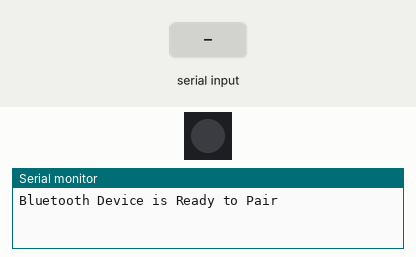
Simulated run of this sketch. Board: ESP32. Parts: 1 RGB LEDs in strip order, left to right, the last lines printed to the serial monitor. The test bench sets the inputs (shaded band). Dim RGB values are drawn brighter than linear.

Above: at 1.2 s.
1.3 s: "1" received over the second serial link
At 2.5 s:
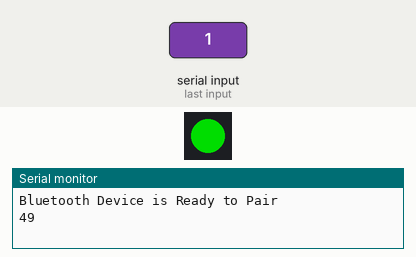
2.8 s: "2" received over the second serial link
At 3.6 s:
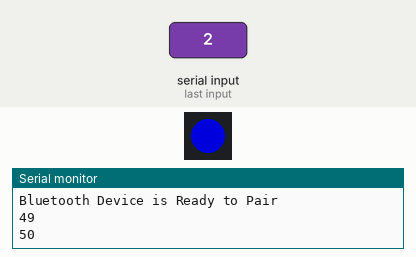
4.3 s: "3" received over the second serial link
At 4.7 s:
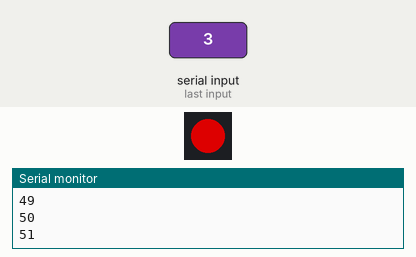
5.8 s: "0" received over the second serial link
At 7.0 s:
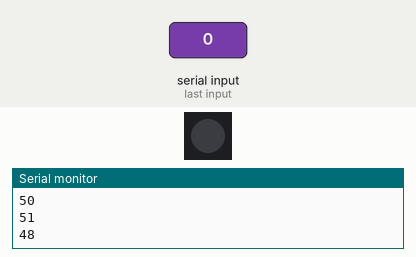
Timing chart, 0 to 8.3 s (numbered marks = the images above; inputs shaded):
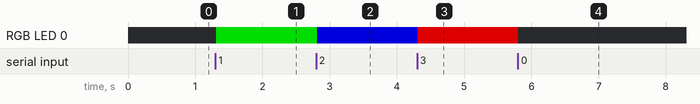

Measured:
- after the input at 1.3 s, RGB LED 0: off → RGB(0, 150, 0) at once
- after the input at 2.8 s, RGB LED 0: RGB(0, 150, 0) → RGB(0, 0, 150) at once
- after the input at 4.3 s, RGB LED 0: RGB(0, 0, 150) → RGB(150, 0, 0) at once
- after the input at 5.8 s, RGB LED 0: RGB(150, 0, 0) → off at once

The sketch:

Dabble_NeopixelControl.ino
```cpp
//This demo shows how to use simple ble with dabble terminal module and
//receving the character from the terminal and lighting up the built-in led

#include <DabbleESP32.h>
#include <Adafruit_NeoPixel.h>
#define CUSTOM_SETTINGS
#define INCLUDE_TERMINAL_MODULE

// Which pin on the Arduino is connected to the NeoPixels?
#define PIN        5 // On Trinket or Gemma, suggest changing this to 1
// How many NeoPixels are attached to the Arduino?
#define NUMPIXELS 1 // Popular NeoPixel ring size
Adafruit_NeoPixel pixels(NUMPIXELS, PIN, NEO_GRB + NEO_KHZ800);

int incoming;

void setup() {
  pixels.begin(); // INITIALIZE NeoPixel strip object (REQUIRED)
  pixels.clear(); // Set all pixel colors to 'off'
  Serial.begin(115200);
  Dabble.begin("MyEsp32-77");       //set bluetooth name of your device
  Serial.println("Bluetooth Device is Ready to Pair");
}

void loop() {
  pixels.clear(); // Set all pixel colors to 'off'
  Dabble.processInput();
  if (Terminal.available()) {
    incoming = Terminal.read();
   if(incoming == 49){ //49 is 1 in ASCII
    // turn on Green
      pixels.setPixelColor(0, pixels.Color(0, 150, 0));
     } else if (incoming == 50){ // 50 is 2 in ascii
       pixels.setPixelColor(0, pixels.Color(0, 0, 150));
     } else if (incoming == 51){
      pixels.setPixelColor(0, pixels.Color(150, 0, 0));
     } else if (incoming == 48){
      pixels.setPixelColor(0, pixels.Color(0, 0, 0));
     } else {
      pixels.setPixelColor(0, pixels.Color(164, 132, 142));
     }
    Serial.println(incoming);
    pixels.show();
  }
  delay(20);
}
```
